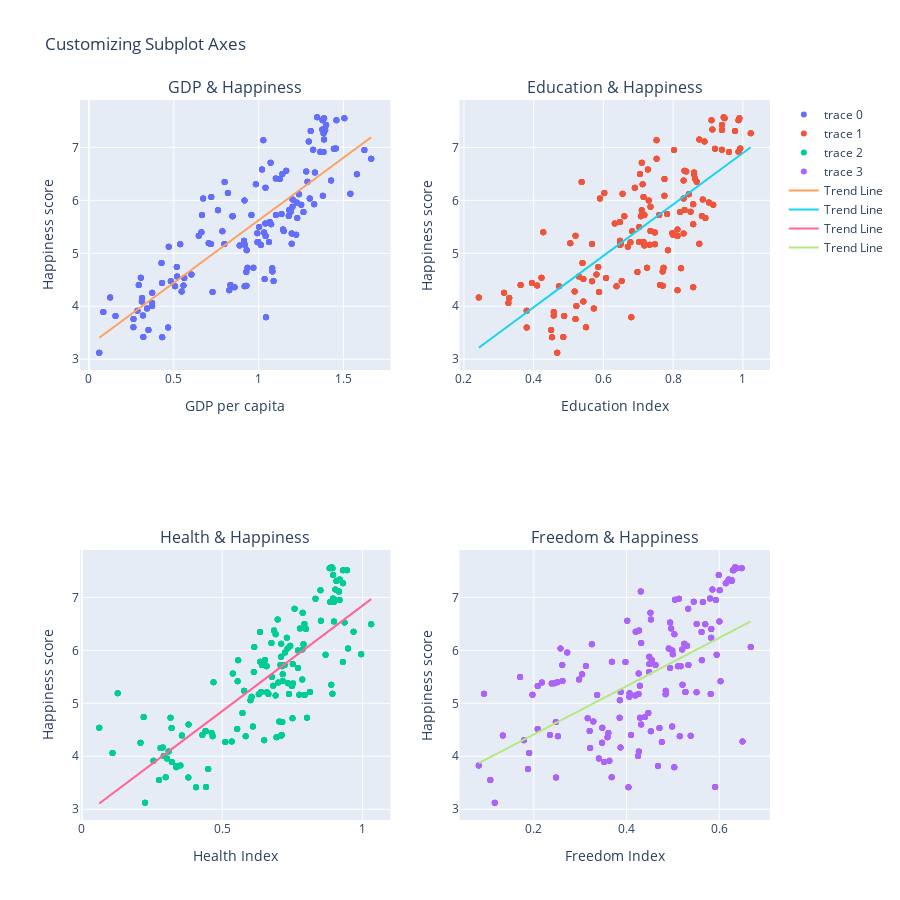

The cell this chart's notebook holds for it:
### Code cell
# # Initialize figure with subplots


# fig_2 = make_subplots
fig_2 = make_subplots(
    rows=2, cols=2, subplot_titles=("GDP & Happiness", "Education & Happiness", "Health & Happiness", "Freedom & Happiness")
)

data = pd.read_csv('mean_data.csv')

x1, x2, x3, x4 = data['gdp_per_capita'], data['Education_Index'], data['health'], data['freedom']
y1, y2, y3, y4 = data['happiness_score'], data['happiness_score'], data['happiness_score'], data['happiness_score']
countries = data['Country']

# Add traces
fig_2.add_trace(go.Scatter(x=x1, y=y1, mode="markers", text=countries, hovertemplate="Country: %{text}<br>Happiness: %{y:.2f}<extra></extra>"), row=1, col=1)
fig_2.add_trace(go.Scatter(x=x2, y=y2, mode="markers", text=countries, hovertemplate="Country: %{text}<br>Happiness: %{y:.2f}<extra></extra>"), row=1, col=2)
fig_2.add_trace(go.Scatter(x=x3, y=y3, mode="markers", text=countries, hovertemplate="Country: %{text}<br>Happiness: %{y:.2f}<extra></extra>"), row=2, col=1)
fig_2.add_trace(go.Scatter(x=x4, y=y4, mode="markers", text=countries, hovertemplate="Country: %{text}<br>Happiness: %{y:.2f}<extra></extra>"), row=2, col=2)

# Calculate and add trend lines
trend_line_1 = sm.OLS(y1, sm.add_constant(x1)).fit().predict(sm.add_constant(x1))
trend_line_2 = sm.OLS(y2, sm.add_constant(x2)).fit().predict(sm.add_constant(x2))
trend_line_3 = sm.OLS(y3, sm.add_constant(x3)).fit().predict(sm.add_constant(x3))
trend_line_4 = sm.OLS(y4, sm.add_constant(x4)).fit().predict(sm.add_constant(x4))


# Add trend line
fig_2.add_trace(go.Scatter(x=x1, y=trend_line_1, mode="lines", name="Trend Line"), row=1, col=1)
fig_2.add_trace(go.Scatter(x=x2, y=trend_line_2, mode="lines", name="Trend Line"), row=1, col=2)
fig_2.add_trace(go.Scatter(x=x3, y=trend_line_3, mode="lines", name="Trend Line"), row=2, col=1)
fig_2.add_trace(go.Scatter(x=x4, y=trend_line_4, mode="lines", name="Trend Line"), row=2, col=2)

# Update xaxis propertie
fig_2.update_xaxes(title_text="GDP per capita", row=1, col=1)
fig_2.update_xaxes(title_text="Education Index", row=1, col=2)
fig_2.update_xaxes(title_text="Health Index", row=2, col=1)
fig_2.update_xaxes(title_text="Freedom Index", row=2, col=2)

# Update yaxis properties
fig_2.update_yaxes(title_text="Happiness score", row=1, col=1)
fig_2.update_yaxes(title_text="Happiness score", row=1, col=2)
fig_2.update_yaxes(title_text="Happiness score", row=2, col=1)
fig_2.update_yaxes(title_text="Happiness score", row=2, col=2)

# # Update title and height
fig_2.update_layout(title_text="Customizing Subplot Axes", height=900)

fig_2.show()

# Calculate slopes
# slopes = [
#     sm.OLS(y1, sm.add_constant(x1)).fit().params[1],
#     sm.OLS(y2, sm.add_constant(x2)).fit().params[1],
#     sm.OLS(y3, sm.add_constant(x3)).fit().params[1],
#     sm.OLS(y4, sm.add_constant(x4)).fit().params[1]
# ]

# # Find the index of the plot with the steepest slope
# steepest_index = slopes.index(max(slopes))

# # Update title and height, highlighting the steepest trend line
# fig_2.update_layout(
#     title_text="Customizing Subplot Axes - Steepest Trend Line: " + fig_2.subplot_titles[steepest_index],
#     height=900
# )

# fig_2.show()

### Figure 1 — Plotly figure (JSON) as saved in the notebook; plotly's stock layout.template omitted (floating-point values rounded to 4 significant figures; data arrays with more than 128 entries replaced by an {"elided": "..."} marker saying what was removed)
{"data": [{"hovertemplate": "Country: %{text}<br>Happiness: %{y:.2f}<extra></extra>", "mode": "markers", "text": {"elided": "528 str values"}, "type": "scatter", "x": {"elided": "528 float values"}, "xaxis": "x", "y": {"elided": "528 float values"}, "yaxis": "y"}, {"hovertemplate": "Country: %{text}<br>Happiness: %{y:.2f}<extra></extra>", "mode": "markers", "text": {"elided": "528 str values"}, "type": "scatter", "x": {"elided": "528 float values"}, "xaxis": "x2", "y": {"elided": "528 float values"}, "yaxis": "y2"}, {"hovertemplate": "Country: %{text}<br>Happiness: %{y:.2f}<extra></extra>", "mode": "markers", "text": {"elided": "528 str values"}, "type": "scatter", "x": {"elided": "528 float values"}, "xaxis": "x3", "y": {"elided": "528 float values"}, "yaxis": "y3"}, {"hovertemplate": "Country: %{text}<br>Happiness: %{y:.2f}<extra></extra>", "mode": "markers", "text": {"elided": "528 str values"}, "type": "scatter", "x": {"elided": "528 float values"}, "xaxis": "x4", "y": {"elided": "528 float values"}, "yaxis": "y4"}, {"mode": "lines", "name": "Trend Line", "type": "scatter", "x": {"elided": "528 float values"}, "xaxis": "x", "y": {"elided": "528 float values"}, "yaxis": "y"}, {"mode": "lines", "name": "Trend Line", "type": "scatter", "x": {"elided": "528 float values"}, "xaxis": "x2", "y": {"elided": "528 float values"}, "yaxis": "y2"}, {"mode": "lines", "name": "Trend Line", "type": "scatter", "x": {"elided": "528 float values"}, "xaxis": "x3", "y": {"elided": "528 float values"}, "yaxis": "y3"}, {"mode": "lines", "name": "Trend Line", "type": "scatter", "x": {"elided": "528 float values"}, "xaxis": "x4", "y": {"elided": "528 float values"}, "yaxis": "y4"}], "layout": {"annotations": [{"font": {"size": 16}, "showarrow": false, "text": "GDP & Happiness", "x": 0.225, "xanchor": "center", "xref": "paper", "y": 1, "yanchor": "bottom", "yref": "paper"}, {"font": {"size": 16}, "showarrow": false, "text": "Education & Happiness", "x": 0.775, "xanchor": "center", "xref": "paper", "y": 1, "yanchor": "bottom", "yref": "paper"}, {"font": {"size": 16}, "showarrow": false, "text": "Health & Happiness", "x": 0.225, "xanchor": "center", "xref": "paper", "y": 0.375, "yanchor": "bottom", "yref": "paper"}, {"font": {"size": 16}, "showarrow": false, "text": "Freedom & Happiness", "x": 0.775, "xanchor": "center", "xref": "paper", "y": 0.375, "yanchor": "bottom", "yref": "paper"}], "height": 900, "title": {"text": "Customizing Subplot Axes"}, "xaxis": {"anchor": "y", "domain": [0, 0.45], "title": {"text": "GDP per capita"}}, "xaxis2": {"anchor": "y2", "domain": [0.55, 1], "title": {"text": "Education Index"}}, "xaxis3": {"anchor": "y3", "domain": [0, 0.45], "title": {"text": "Health Index"}}, "xaxis4": {"anchor": "y4", "domain": [0.55, 1], "title": {"text": "Freedom Index"}}, "yaxis": {"anchor": "x", "domain": [0.625, 1], "title": {"text": "Happiness score"}}, "yaxis2": {"anchor": "x2", "domain": [0.625, 1], "title": {"text": "Happiness score"}}, "yaxis3": {"anchor": "x3", "domain": [0, 0.375], "title": {"text": "Happiness score"}}, "yaxis4": {"anchor": "x4", "domain": [0, 0.375], "title": {"text": "Happiness score"}}}}
